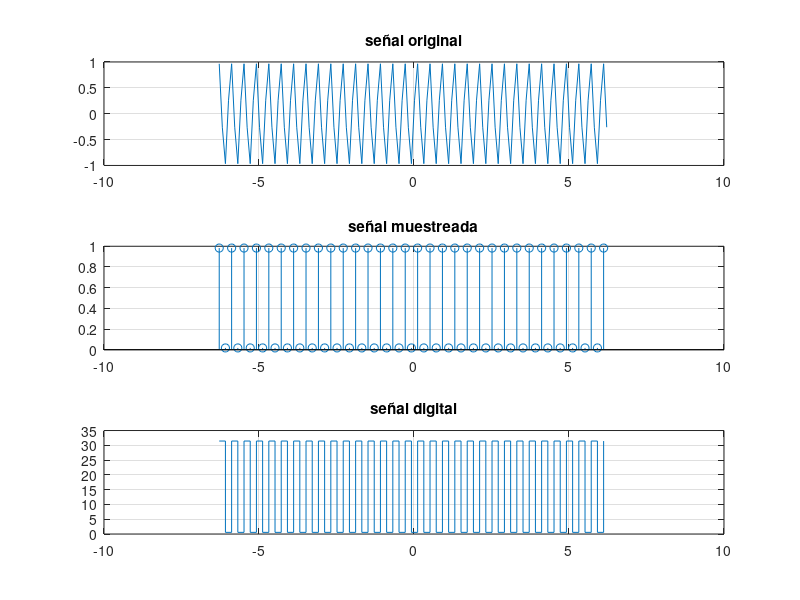

Write the MATLAB code that produced this figure.
clc % clear command window
% % para poner coemnatrios 
clear %limpia espacio de trabajo 
close % cierra todas las figuras
close all %cierra todas las figuras 

%convertidor de seniales analogicas senoidales a digitales 
%version final super perfecta 


% Ingresar la frecuencia y frecuencia de muestreo
freq = input('Ingrese la frecuencia de la señal: ');
sampfreq = input('Ingrese la frecuencia de muestreo: ');

% Crear el vector de tiempo
t = -2 * pi:0.1:2 * pi;  % tiempo de señal
ts = -2 * pi: 1/sampfreq:2 * pi;  % tiempo de muestreo
tempm = -2 * pi:0.1:2 * pi;
w = pi*freq; % frecuencia angular 
n = ts/ sampfreq; % numero de muestras 

% Generar la señal senoidal
%y = sin(pi * freq * t);
x = sin(w*t);
subplot(3,1,1);
plot(t,x);
grid on 
title 'señal original'

% muestreo
b = sin(w*n*sampfreq);
bbuena = (sin(w*ts)+1)/2; 
subplot(3,1,2);
stem(ts,bbuena) % stem lo pone muestreado 
grid on 
title 'señal muestreada'

%cuantificacion y codificacion 
valorref = input('Ingrese Voltaje de referencia: ');
vd = bbuena*valorref;
resolucion = 2^(input('Ingrese numero de Bits '));
sd = vd*resolucion/valorref;
subplot(3,1,3);
stairs(ts,sd) % digitalisamos 
grid on 
title 'señal digital'

